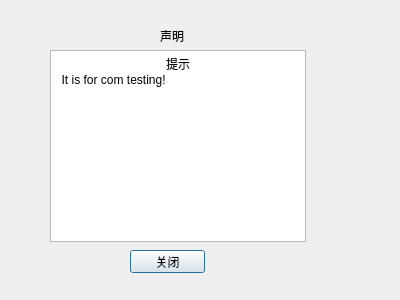
<?xml version="1.0" encoding="UTF-8"?>
<ui version="4.0">
 <class>AboutDialog</class>
 <widget class="QDialog" name="AboutDialog">
  <property name="geometry">
   <rect>
    <x>0</x>
    <y>0</y>
    <width>400</width>
    <height>300</height>
   </rect>
  </property>
  <property name="windowTitle">
   <string>Dialog</string>
  </property>
  <widget class="QLabel" name="label">
   <property name="geometry">
    <rect>
     <x>160</x>
     <y>30</y>
     <width>54</width>
     <height>12</height>
    </rect>
   </property>
   <property name="text">
    <string>声明</string>
   </property>
  </widget>
  <widget class="QTextBrowser" name="aboutTextBrowser">
   <property name="geometry">
    <rect>
     <x>50</x>
     <y>50</y>
     <width>256</width>
     <height>192</height>
    </rect>
   </property>
   <property name="html">
    <string>&lt;!DOCTYPE HTML PUBLIC &quot;-//W3C//DTD HTML 4.0//EN&quot; &quot;http://www.w3.org/TR/REC-html40/strict.dtd&quot;&gt;
&lt;html&gt;&lt;head&gt;&lt;meta name=&quot;qrichtext&quot; content=&quot;1&quot; /&gt;&lt;style type=&quot;text/css&quot;&gt;
p, li { white-space: pre-wrap; }
&lt;/style&gt;&lt;/head&gt;&lt;body style=&quot; font-family:'SimSun'; font-size:9pt; font-weight:400; font-style:normal;&quot;&gt;
&lt;p align=&quot;center&quot; style=&quot; margin-top:0px; margin-bottom:0px; margin-left:0px; margin-right:0px; -qt-block-indent:0; text-indent:0px;&quot;&gt;提示&lt;/p&gt;
&lt;p style=&quot; margin-top:0px; margin-bottom:0px; margin-left:0px; margin-right:0px; -qt-block-indent:0; text-indent:0px;&quot;&gt;  It is for com testing!&lt;/p&gt;&lt;/body&gt;&lt;/html&gt;</string>
   </property>
  </widget>
  <widget class="QPushButton" name="aboutCloseBtn">
   <property name="geometry">
    <rect>
     <x>130</x>
     <y>250</y>
     <width>75</width>
     <height>23</height>
    </rect>
   </property>
   <property name="text">
    <string>关闭</string>
   </property>
  </widget>
 </widget>
 <resources/>
 <connections/>
</ui>
